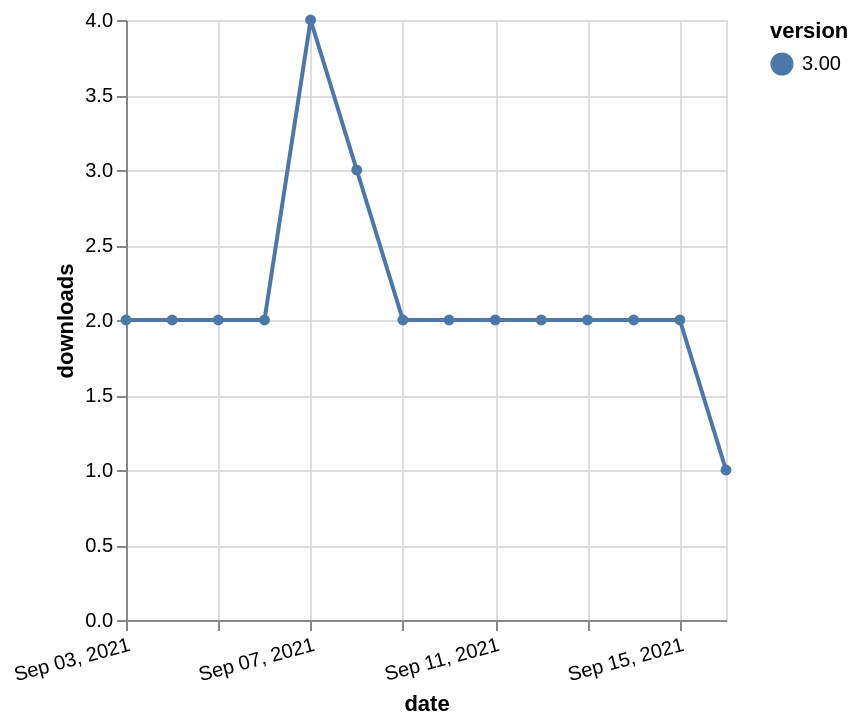

Describe this chart as a Vega-Lite specification.
### Vega-Lite specification from a JSON file in a GitHub repository (floating-point values rounded to 4 significant figures)
{"$schema": "https://vega.github.io/schema/vega-lite/v5.json", "description": "A simple bar chart with embedded data.", "data": {"values": [{"date": "2021-09-03", "total": 2241, "delta": 2, "version": "3.00"}, {"date": "2021-09-04", "total": 2243, "delta": 2, "version": "3.00"}, {"date": "2021-09-05", "total": 2245, "delta": 2, "version": "3.00"}, {"date": "2021-09-06", "total": 2247, "delta": 2, "version": "3.00"}, {"date": "2021-09-07", "total": 2251, "delta": 4, "version": "3.00"}, {"date": "2021-09-08", "total": 2254, "delta": 3, "version": "3.00"}, {"date": "2021-09-09", "total": 2256, "delta": 2, "version": "3.00"}, {"date": "2021-09-10", "total": 2258, "delta": 2, "version": "3.00"}, {"date": "2021-09-11", "total": 2260, "delta": 2, "version": "3.00"}, {"date": "2021-09-12", "total": 2262, "delta": 2, "version": "3.00"}, {"date": "2021-09-13", "total": 2264, "delta": 2, "version": "3.00"}, {"date": "2021-09-14", "total": 2266, "delta": 2, "version": "3.00"}, {"date": "2021-09-15", "total": 2268, "delta": 2, "version": "3.00"}, {"date": "2021-09-16", "total": 2269, "delta": 1, "version": "3.00"}]}, "width": "container", "mark": {"type": "line", "point": {"filled": true}}, "encoding": {"x": {"field": "date", "type": "temporal", "timeUnit": "yearmonthdate", "title": "date", "axis": {"labelAngle": -15}}, "y": {"field": "delta", "type": "quantitative", "title": "downloads"}, "color": {"field": "version", "type": "nominal"}, "tooltip": {"field": "delta"}}}
